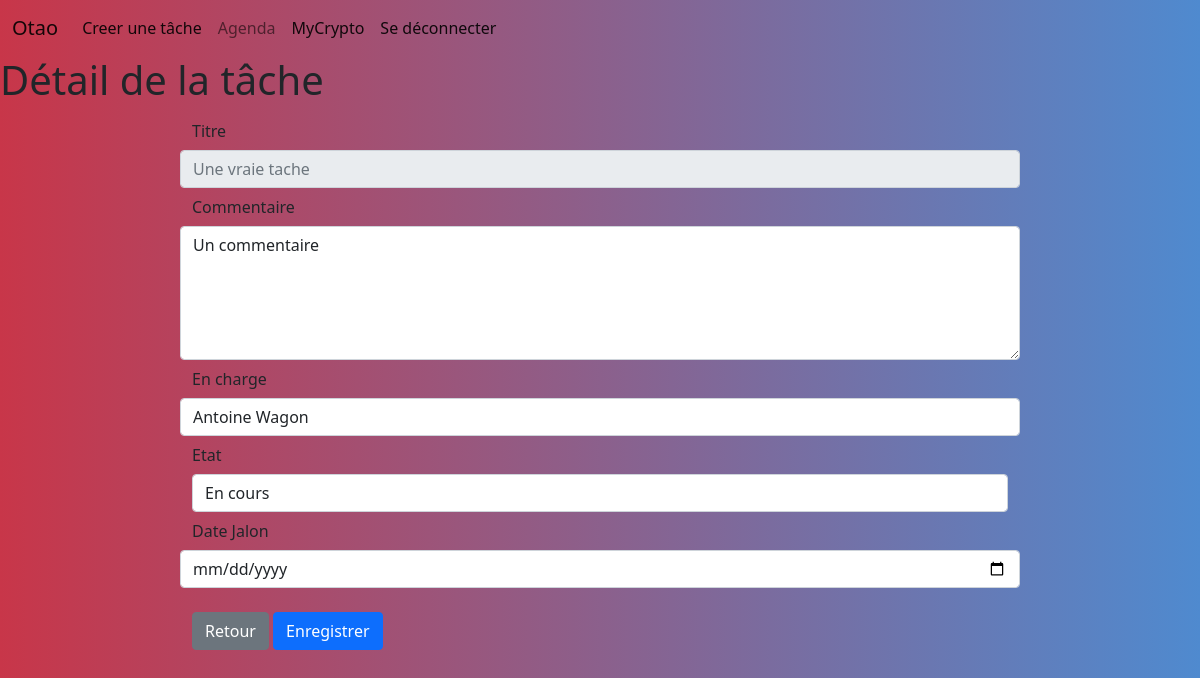
Page /HomeManager/tache/4/ on the committed database.
### HomeManager/models.py (models this page shows, shortened)
class Tache(models.Model):
    tache_text = models.CharField(max_length=120)
    creation_date = models.DateTimeField('Date de création')
    jalon_date = models.DateTimeField('Date Jalon de réalisation',default=timezone.datetime.max)
    commentaire_text = models.CharField(max_length=6000)
    priseEnChargePar_id = models.IntegerField(default=-1)
    creerPar_id =models.IntegerField(default=0)
    urgence_bool = models.BooleanField(default=False)
    codeTache_text = models.CharField(max_length=3)
    etat_text = models.CharField(max_length=2, default="EC")

class Personne(models.Model):
    username_text = models.CharField(max_length=32, default=" ")
    prenom_text = models.CharField(max_length=32)
    nom_text = models.CharField(max_length=32)
    estActif_bool = models.BooleanField(default=True)
    metier_text = models.CharField(max_length=50, default= "Non renseigné")
    pourcentageAttribution_int = models.IntegerField(default=100)
    adresseMail_text = models.CharField(max_length=100, default=" ")
    creation_date = models.DateTimeField(default=timezone.now)
    def __str__(self):
        return self.prenom_text + " " + self.nom_text

### HomeManager/views.py (the view)
# urls.py: path('tache/<int:tache_id>/', views.detail, name='detail'),
def detail(request, tache_id):
	tache = None
	if tache_id > 0:
		tache = get_object_or_404(Tache, pk=tache_id)
	personnes = Personne.objects.filter(estActif_bool = True)
	return render(request, 'HomeManager/detail.html', {'tache': tache,
		'personnes': personnes})

### HomeManager/templates/HomeManager/detail.html (shortened to what this page needs)
{% extends "HomeManager/base.html" %}
{% block content %}
{% load static %}
<h1>Détail de la tâche</h1>
<div class="container" style="max-width: 70%;">
	{% if tache%}
		<form action="{% url 'HomeManager:updatedTask' tache.id %}"
		method="post">
	{% else %}
		<form action="{% url 'HomeManager:createdTask'%}" method="post">
	{% endif %}
		<div class="form-group row">
			<label for="titreTache"
			class="col-sm-2 col-form-label">Titre</label>
			<input name="titreTache" type="text" class="form-control"
			aria-label="Inserer un titre" aria-describedby="basic-addon1"
			{% if tache %} placeholder="{{tache.tache_text}}" disabled {% endif %} >
		</div>
		<div class="form-group row">
			<label for="commentaireTache" class="col-sm-2 col-form-label">Commentaire</label>
			<textarea class="form-control"
			name="commentaireTache" rows="5">{{tache.commentaire_text}}</textarea>
		</div>
		<div class="form-group row">
			<label for="selPriseEnCharge"
			class="col-sm-2 col-form-label">En charge</label>
			<select name="selPriseEnCharge" class="form-control">
				{% if personnes %}
				{% for pers in personnes %}
				<option value="{{pers.id}}"
				{% if tache and tache.priseEnChargePar_id == pers.id %} selected {% endif %}>{{pers}}</option>
				{% endfor %}
				{% endif %}
			</select>
		</div>
		{% if tache %}
		<div class=form-group row">
			<label for="selEtat" class="col-sm-2 col-form-label">Etat</label>
			<select name="selEtat" class="form-control">
				<option value="EC"
				{% if tache.etat_text == "EC" %} selected {%endif %}>
				En cours</option>
			</select>
		</div>
		{% endif %}
				<div class="form-group row">
			<label for="dateJalon"
			class="col-sm-2 col-form-label">Date Jalon</label>
			<input name="dateJalon" type="date" class="form-control">
		</div>
		<input type="button" value="Retour" class="btn btn-secondary"
		onclick="location.href='{% url 'HomeManager:index' %}'">
		<input type="submit" value="Enregistrer" class="btn btn-primary">
	</form>
</div>
{% endblock %}

### HomeManager/static/HomeManager/css/style.css (style rules this page uses)
* { margin:0; padding:0; }
body, html { height:100%; }

### rows in the picture
Tache: titreTache "Une vraie tache", commentaireTache "Un commentaire", selPriseEnCharge "Antoine Wagon", selEtat "En cours"
